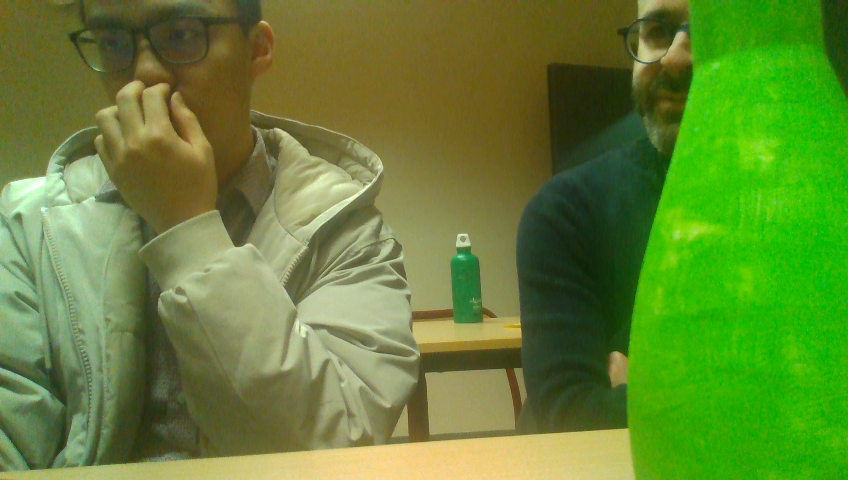
#> input picture challenge1/src/Bottle.png, 848 x 480 px, given in place of the camera
$ python test2.py
#> lines starting #> are read from the running program, lines starting #| are printed output that depends on the picture; after the words box and inside, x2 and y2 are one past the last pixel; in counts of white or black regions, pixels touching at a corner belong together
import cv2
import numpy as np

def souris(event, x, y, flags, param):
    global lo, hi, color, hsv_px

    if event == cv2.EVENT_MOUSEMOVE:
        # Conversion des trois couleurs RGB sous la souris en HSV
        px = frame[y,x]
        px_array = np.uint8([[px]])
        hsv_px = cv2.cvtColor(px_array,cv2.COLOR_BGR2HSV)

    if event==cv2.EVENT_MBUTTONDBLCLK:
        color=image[y, x][0]

    if event==cv2.EVENT_LBUTTONDOWN:
        if color>5:
            color-=1

    if event==cv2.EVENT_RBUTTONDOWN:
        if color<250:
            color+=1

    lo[0]=color-10
    hi[0]=color+10

color=67

lo=np.array([color-8, 100, 50])
hi=np.array([color+8, 255,255])

color_info=(0, 0, 255)

cap=cv2.VideoCapture(0)
cv2.namedWindow('Camera')
cv2.setMouseCallback('Camera', souris)
hsv_px = [0,0,0]

# Creating morphological kernel
kernel = np.ones((3, 3), np.uint8)

while True:
    ret, frame=cap.read()
#> frame is the input picture: shape (480, 848, 3); mean B, G, R 52.7, 132.2, 99.8
    image=cv2.cvtColor(frame, cv2.COLOR_BGR2HSV)
#> image: shape (480, 848, 3); mean H, S, V 38.8, 154.8, 136.3
    mask=cv2.inRange(image, lo, hi)
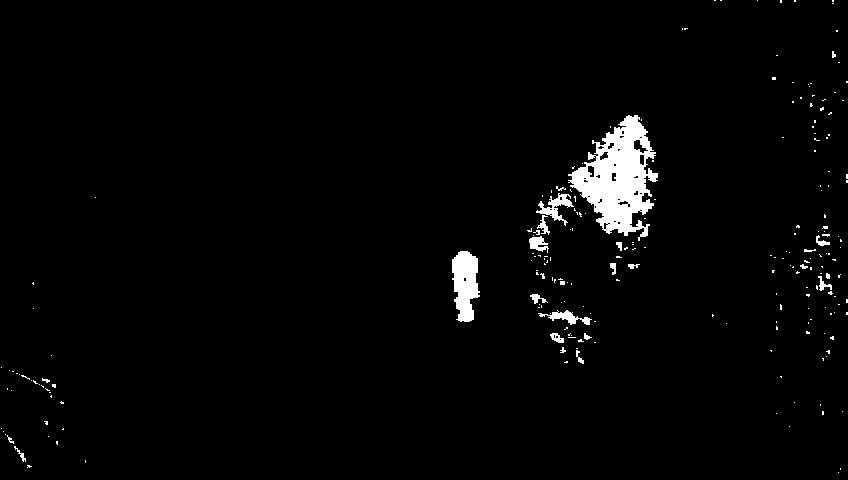
#> mask: shape (480, 848); 2.4% white; 222 white regions (197 under 20 px), largest, box (x1, y1, x2, y2) and area: (568, 115, 658, 241) 5709, (452, 251, 480, 322) 1419, (536, 193, 574, 226) 422
    mask=cv2.erode(mask, kernel, iterations=1)
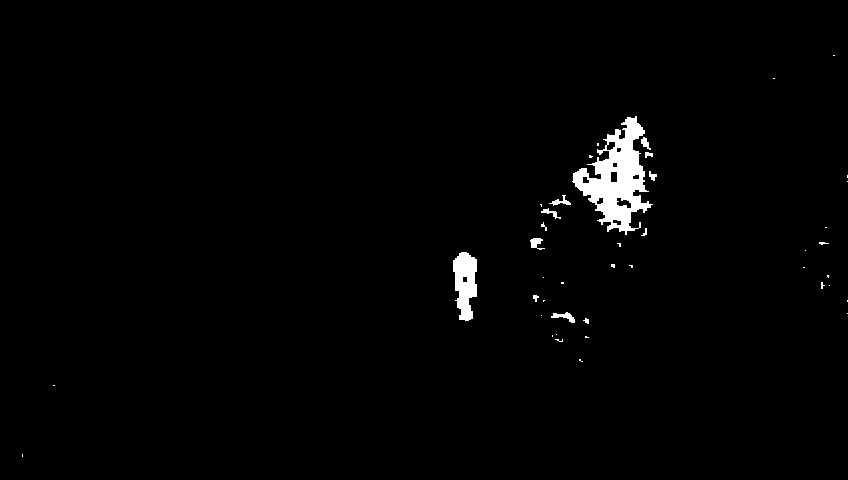
#> mask: shape (480, 848); 1.5% white; 43 white regions (30 under 20 px), largest, box (x1, y1, x2, y2) and area: (572, 116, 653, 235) 4185, (453, 252, 477, 321) 1175, (551, 312, 575, 323) 117
    mask=cv2.dilate(mask, kernel, iterations=1)
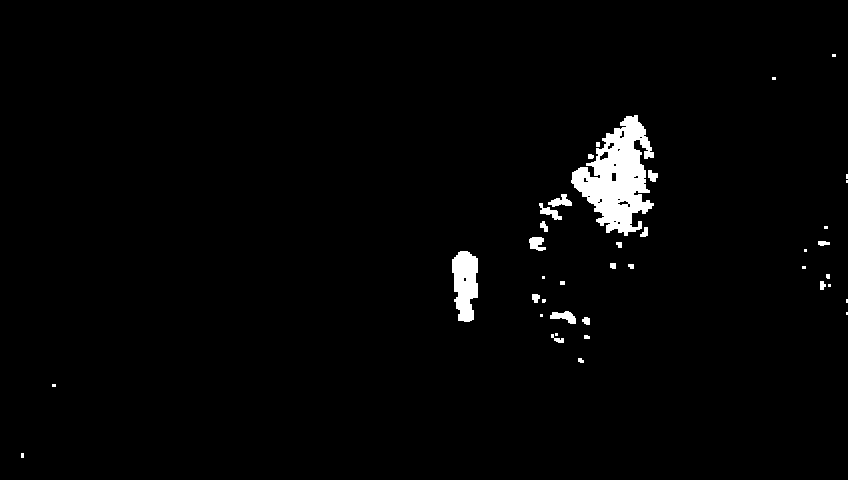
#> mask: shape (480, 848); 2% white; 39 white regions (17 under 20 px), largest, box (x1, y1, x2, y2) and area: (571, 115, 654, 236) 5301, (452, 251, 478, 322) 1403, (550, 311, 576, 324) 195
    image2=cv2.bitwise_and(frame, frame, mask= mask)
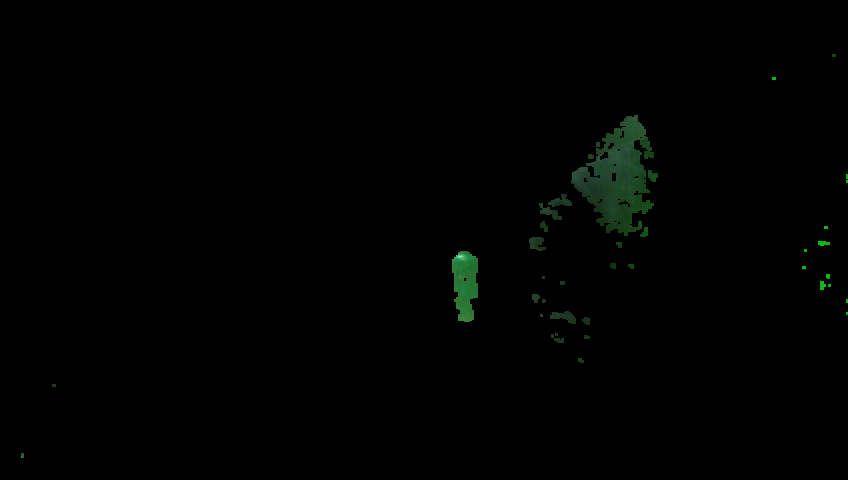
#> image2: shape (480, 848, 3); mean B, G, R 0.8, 1.6, 0.7
    cv2.putText(frame, "Couleur: {:d}".format(color), (10, 30), cv2.FONT_HERSHEY_DUPLEX, 1, color_info, 1, cv2.LINE_AA)

    # Affichage des composantes HSV sous la souris sur l'image
    pixel_hsv = " ".join(str(values) for values in hsv_px)
    font = cv2.FONT_HERSHEY_SIMPLEX
    cv2.putText(frame, "px HSV: "+pixel_hsv, (10, 260),
               font, 1, (255, 255, 255), 1, cv2.LINE_AA)
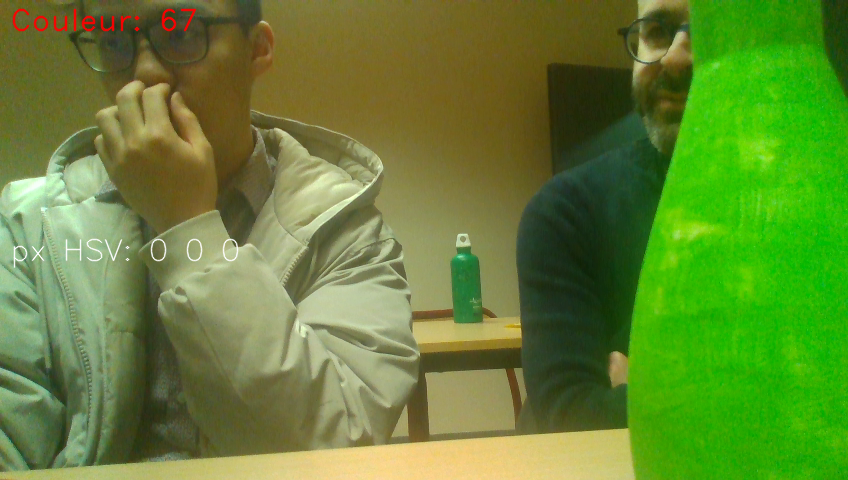
#> frame: shape (480, 848, 3); mean B, G, R 52.8, 132.2, 100.3

    cv2.imshow('Camera', frame)
    cv2.imshow('image2', image2)
    cv2.imshow('Mask', mask)

    if cv2.waitKey(1)&0xFF==ord('q'):
#> (key q is pressed here)
        break
cap.release()
cv2.destroyAllWindows()
